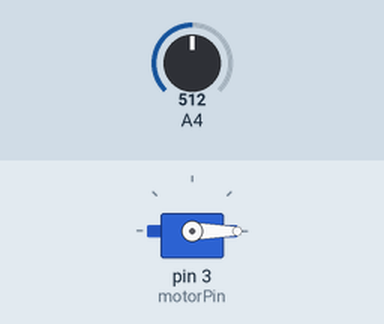
A program run on a simulated Arduino Pro Mini, built with avr-gcc and run on an emulated ATmega328P. On the bench: servo. Inputs (shaded band) come from the test bench; at power-on: A4 = 512. What the program prints to the serial monitor is not drawn.

Above: at 0.1 s.
Timing chart, 0 to 1.6 s (numbered marks = the images above):
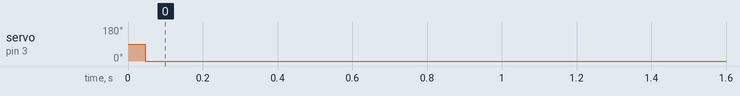

The program:

main.cpp
```cpp
// (licence header left out)
#include <Arduino.h>
#include "systemConfiguration.hpp"
#include "motorController.hpp"
#include "ePaperController.hpp"
#include "LoRaController.hpp"
#include "soilMonitorController.hpp"
#include "tempHumidController.hpp"


systemConfiguration systemConfig = systemConfiguration();
motorController motor(systemConfig.motorPin);
tempHumidController airSensor(systemConfig.DHT11Pin);
soilMonitorController soilSensor1(systemConfig.soilMonitorPin1);
soilMonitorController soilSensor2(systemConfig.soilMonitorPin2);
soilMonitorController soilSensor3(systemConfig.soilMonitorPin3);

soilMonitorController soilSensors[] = {soilSensor1, soilSensor2, soilSensor3};

// TODO: Should go into tempHumidController
int currentTemp;
int currentHumid;
int currentSoilMoisture[MAX_SOIL_SENSORS];

/// @brief Setup function for the system
void setup() {

  Serial.begin(9600);

  // Configure system variables
  systemConfig.setTempSetpoint(30);
  systemConfig.setHumidSetpoint(50);
  systemConfig.setNumberOfSoilSensors(1);
  for (int i = 0; i < systemConfig.getNumberOfSoilSensors(); i++)
  {
    systemConfig.setSoilSetpoint(i, 100);
  }


  // Initialize components
  motor.initialize();
  airSensor.initialize();
  for (int i = 0; i < systemConfig.getNumberOfSoilSensors(); i++)
  {
    soilSensors[i].initialize();
  }
}

/// @brief Main loop of the system
void loop() {

  // Read sensor values
  currentTemp = airSensor.readTemperature();
  currentHumid = airSensor.readHumidity();
  for (int i = 0; i < systemConfig.getNumberOfSoilSensors(); i++)
  {
    currentSoilMoisture[i] = soilSensors[i].readSoilMoisture();
  }

  // Window control based on temperature setpoint
  // TODO: Maybe multiple steps for opening and closing the window, not just fully open or fully closed
  if (currentTemp >= systemConfig.getTempSetpoint())
  {
    motor.openWindow();
  }
  else if (currentTemp <= systemConfig.getTempSetpoint())
  {
    motor.closeWindow();
  }

  // Soil moisture control based on setpoints
  for (int i = 0; i < systemConfig.getNumberOfSoilSensors(); i++)
  {

    if (soilSensors[i].readSoilMoisture() <= systemConfig.getSoilSetpoints(i))
    {
      // TODO: Water the plant?
    }
    else if (soilSensors[i].readSoilMoisture() > systemConfig.getSoilSetpoints(i))
    {
      // TODO: Do nothing?
    }
  }

  // TODO: Add LoRa communication to send sensor values to a remote server

  // TODO: Add LoRa Downlink to receive commands and configuration values from a remote server

  // TODO: Add ePaper display to show sensor values on the device

  // TODO: Implement a sleep mode to save power when the system is not in use


}
```

LoRaController.hpp
```cpp
// (licence header left out)
#ifndef LORACONTROLLER_H
#define LORACONTROLLER_H


#endif
```

ePaperController.hpp
```cpp
// (licence header left out)
#ifndef EPAPERCONTROLLER_H
#define EPAPERCONTROLLER_H


#endif
```

motorController.hpp
```cpp
// (licence header left out)
#ifndef MOTORCONTROLLER_H
#define MOTORCONTROLLER_H

#include <Servo.h>

class motorController
{
    private:
        int motorPin;
        Servo servo;

    public:
        motorController(int motorPin);
        ~motorController();

        bool initialize();
        bool openWindow();
        bool closeWindow();


};


#endif
```

soilMonitorController.hpp
```cpp
// (licence header left out)
#ifndef SOILMONITORCONTROLLER_H
#define SOILMONITORCONTROLLER_H


class soilMonitorController
{
private:
    int pinNumber;
public:
    soilMonitorController(int pinNumber);
    ~soilMonitorController();

    bool initialize();
    int readSoilMoisture();

};


#endif
```

tempHumidController.hpp
```cpp
// (licence header left out)
#ifndef TEMPHUMIDCONTROLLER_H
#define TEMPHUMIDCONTROLLER_H

class tempHumidController
{
    private:
        int pinNumber;
    public:
        tempHumidController(int pinNumber);
        ~tempHumidController();

        bool initialize();
        int readTemperature();
        int readHumidity();
};


#endif
```

LoRaController.cpp
```cpp
// (licence header left out)

```

ePaperController.cpp
```cpp
// (licence header left out)

```

motorController.cpp
```cpp
// (licence header left out)
#include "motorController.hpp"
#include <Arduino.h>
#include <Servo.h>


bool motorController::initialize()
{
    Serial.println("Initializing motor");
    servo.attach(motorPin);
    return true;
}


bool motorController::openWindow()
{
    Serial.println("Opening window");
    servo.write(180);
    return true;
}

bool motorController::closeWindow()
{
    Serial.println("Closing window");
    servo.write(0);
    return true;
}


motorController::motorController(int motorPin)
{
    this->motorPin = motorPin;


}

motorController::~motorController()
{
}
```

soilMonitorController.cpp
```cpp
// (licence header left out)
#include "soilMonitorController.hpp"
#include <Arduino.h>


soilMonitorController::soilMonitorController(int pinNumber)
{
    this->pinNumber = pinNumber;
}

soilMonitorController::~soilMonitorController()
{
}


bool soilMonitorController::initialize()
{
    Serial.println("Initializing soil monitor");
    pinMode(pinNumber, INPUT);
    return true;
}

int soilMonitorController::readSoilMoisture()
{
    return analogRead(pinNumber);
}
```

tempHumidController.cpp
```cpp
// (licence header left out)
#include "tempHumidController.hpp"
#include <Arduino.h>

tempHumidController::tempHumidController(int pinNumber)
{
    this->pinNumber = pinNumber;
}

tempHumidController::~tempHumidController()
{
}

bool tempHumidController::initialize()
{
    Serial.println("Initializing temperature and humidity sensor");
    return true;
}

int tempHumidController::readTemperature()
{
    return 25;
}

int tempHumidController::readHumidity()
{
    return 50;
}
```

systemConfiguration.hpp
```cpp
// (licence header left out)
#ifndef SYSTEMCONFIGURATION_H
#define SYSTEMCONFIGURATION_H

#define MAX_SOIL_SENSORS 10

class systemConfiguration
{
    private:
        /* data */
        // System Setpints
        int tempSetpoint;
        int humidSetpoint;
        int numberOfSoilSensors;
        int soilSetpoints[MAX_SOIL_SENSORS];


    public:

        // Pin configuration
        const int DHT11Pin = 1;
        const int motorPin = 3;
        const int soilMonitorPin1 = 4;
        const int soilMonitorPin2 = 5;
        const int soilMonitorPin3 = 6;

        void setTempSetpoint(int setpoint) {
            tempSetpoint = setpoint;
        }

        void setHumidSetpoint(int setpoint) {
            humidSetpoint = setpoint;
        }

        void setSoilSetpoint(int sensorIndex, int setpoint) {
            soilSetpoints[sensorIndex] = setpoint;
        }

        void setNumberOfSoilSensors(int number) {
            numberOfSoilSensors = number;
        }

        int getTempSetpoint(){
            return tempSetpoint;
        }

        int getHumidSetpoint(){
            return humidSetpoint;
        }

        int getSoilSetpoints(int sensorIndex) {
            return soilSetpoints[sensorIndex];
        }

        int getNumberOfSoilSensors(){
            return numberOfSoilSensors;
        }


};


#endif
```

Measured:
- by itself, servo on pin 3 (motorPin): 90° → 0° at 0.05 s
